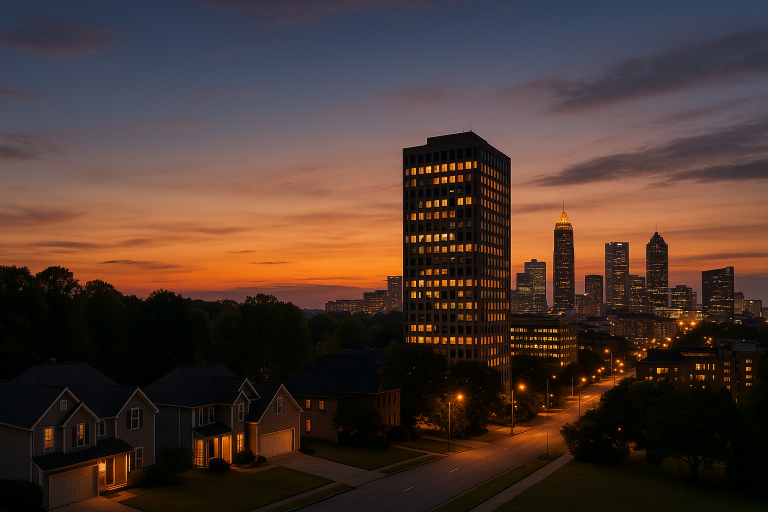
#> input picture public/data/generation/webgen/img/output/hero.png, 1536 x 1024 px (shown at 1/2 size); its folder holds only this picture in this run
$ python sharpen_logo.py -i ../../../public/data/generation/webgen/img/output/hero.png
#> lines starting #> are read from the running program, lines starting #| are printed output that depends on the picture
#!/usr/bin/env python3

import os
import cv2
import numpy as np
from PIL import Image, ImageFilter, ImageEnhance
import logging
from pathlib import Path
import argparse

# Configure logging
logging.basicConfig(level=logging.INFO, format='%(asctime)s - %(levelname)s - %(message)s')
logger = logging.getLogger(__name__)

class LogoSharpener:
    """
    A class to sharpen silhouette design logos by enhancing edges and reducing noise.
    Specifically designed for logo images that need crisp, clean edges.
    """

    def __init__(self):
        self.supported_formats = ['.png', '.jpg', '.jpeg', '.bmp', '.tiff']

    # [23 lines left out: function find_logo_files, not called in this run]

    def preprocess_image(self, image_path):
        """Load and preprocess the image."""
        logger.info(f"Loading image: {image_path}")

        # Load with OpenCV for advanced processing
        cv_image = cv2.imread(str(image_path), cv2.IMREAD_UNCHANGED)
        if cv_image is None:
            raise ValueError(f"Could not load image: {image_path}")

        # Load with PIL for some operations
        pil_image = Image.open(image_path)

        logger.info(f"Image loaded - Size: {pil_image.size}, Mode: {pil_image.mode}")

        return cv_image, pil_image

    def apply_noise_reduction(self, cv_image):
        """Apply noise reduction while preserving edges."""
        logger.info("Applying noise reduction...")

        # Convert to grayscale if needed for processing
        if len(cv_image.shape) == 3:
            gray = cv2.cvtColor(cv_image, cv2.COLOR_BGR2GRAY)
        else:
            gray = cv_image.copy()

        # Apply bilateral filter to reduce noise while preserving edges
        denoised = cv2.bilateralFilter(gray, 9, 75, 75)

        # If original was color, convert back
        if len(cv_image.shape) == 3:
            denoised = cv2.cvtColor(denoised, cv2.COLOR_GRAY2BGR)

        return denoised

    def enhance_edges_opencv(self, cv_image):
        """Enhance edges using OpenCV techniques."""
        logger.info("Enhancing edges with OpenCV...")

        # Convert to grayscale for edge detection
        if len(cv_image.shape) == 3:
            gray = cv2.cvtColor(cv_image, cv2.COLOR_BGR2GRAY)
        else:
            gray = cv_image.copy()

        # Apply Gaussian blur to reduce noise before edge detection
        blurred = cv2.GaussianBlur(gray, (3, 3), 0)

        # Create sharpening kernel
        sharpening_kernel = np.array([
            [-1, -1, -1],
            [-1,  9, -1],
            [-1, -1, -1]
        ])

        # Apply sharpening filter
        sharpened = cv2.filter2D(blurred, -1, sharpening_kernel)

        # Enhance contrast for better edge definition
        enhanced = cv2.convertScaleAbs(sharpened, alpha=1.2, beta=10)

        # If original was color, convert back
        if len(cv_image.shape) == 3:
            enhanced = cv2.cvtColor(enhanced, cv2.COLOR_GRAY2BGR)

        return enhanced

    def enhance_edges_pil(self, pil_image):
        """Enhance edges using PIL techniques."""
        logger.info("Enhancing edges with PIL...")

        # Apply unsharp mask for edge enhancement
        sharpened = pil_image.filter(ImageFilter.UnsharpMask(radius=1, percent=150, threshold=3))

        # Apply edge enhancement filter
        edge_enhanced = sharpened.filter(ImageFilter.EDGE_ENHANCE_MORE)

        # Increase contrast
        enhancer = ImageEnhance.Contrast(edge_enhanced)
        contrast_enhanced = enhancer.enhance(1.2)

        # Increase sharpness
        sharpness_enhancer = ImageEnhance.Sharpness(contrast_enhanced)
        final_enhanced = sharpness_enhancer.enhance(1.5)

        return final_enhanced

    def apply_morphological_operations(self, cv_image):
        """Apply morphological operations to clean up the silhouette."""
        logger.info("Applying morphological operations...")

        # Convert to grayscale
        if len(cv_image.shape) == 3:
            gray = cv2.cvtColor(cv_image, cv2.COLOR_BGR2GRAY)
        else:
            gray = cv_image.copy()

        # Create morphological kernel
        kernel = np.ones((2, 2), np.uint8)

        # Apply closing to fill small gaps
        closed = cv2.morphologyEx(gray, cv2.MORPH_CLOSE, kernel)

        # Apply opening to remove small noise
        cleaned = cv2.morphologyEx(closed, cv2.MORPH_OPEN, kernel)

        # If original was color, convert back
        if len(cv_image.shape) == 3:
            cleaned = cv2.cvtColor(cleaned, cv2.COLOR_GRAY2BGR)

        return cleaned

    def sharpen_logo_comprehensive(self, image_path, output_path=None):
        """Apply comprehensive sharpening to a logo image."""
        logger.info(f"Starting comprehensive logo sharpening for: {image_path}")

        # Load images
        cv_image, pil_image = self.preprocess_image(image_path)
#> in preprocess_image, cv_image is the input picture: shape (1024, 1536, 3); mean B, G, R 47.3, 55.1, 75.4

        # Method 1: OpenCV-based enhancement
        logger.info("Applying OpenCV-based enhancement...")
        denoised = self.apply_noise_reduction(cv_image)
#> in apply_noise_reduction, `gray = cv2.cvtColor(cv_image, cv2.COLOR_BGR2GRAY)`:
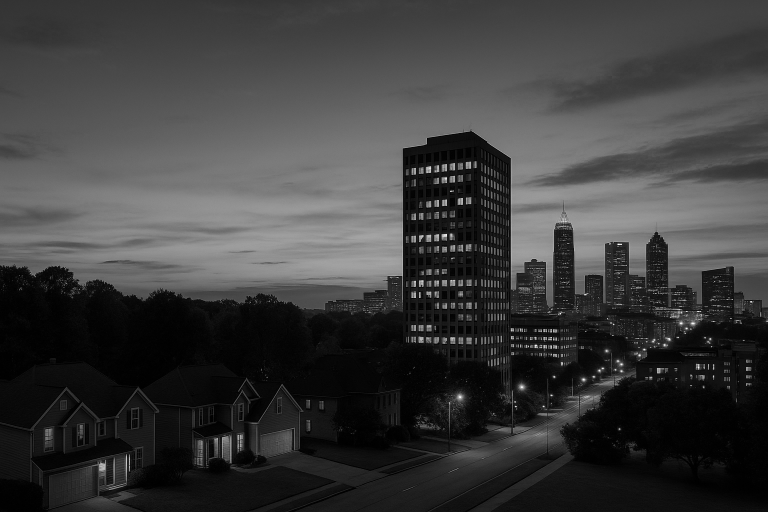
#> gray: shape (1024, 1536) (shown at 1/2 size); min 0, max 255, mean 60.3
        edges_enhanced_cv = self.enhance_edges_opencv(denoised)
#> in enhance_edges_opencv, `enhanced = cv2.convertScaleAbs(sharpened, alpha=1.2, beta=10)`:
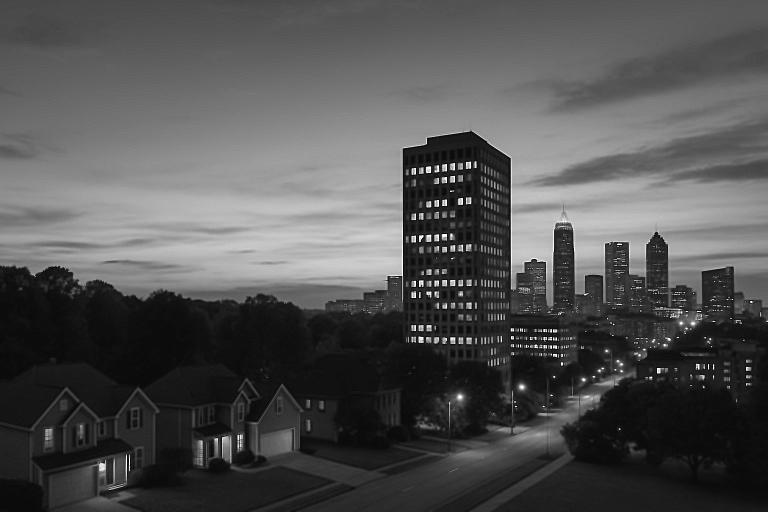
#> enhanced: shape (1024, 1536) (shown at 1/2 size); min 10, max 255, mean 82.2
        morphed = self.apply_morphological_operations(edges_enhanced_cv)
#> in apply_morphological_operations, `cleaned = cv2.morphologyEx(closed, cv2.MORPH_OPEN, kernel)`:
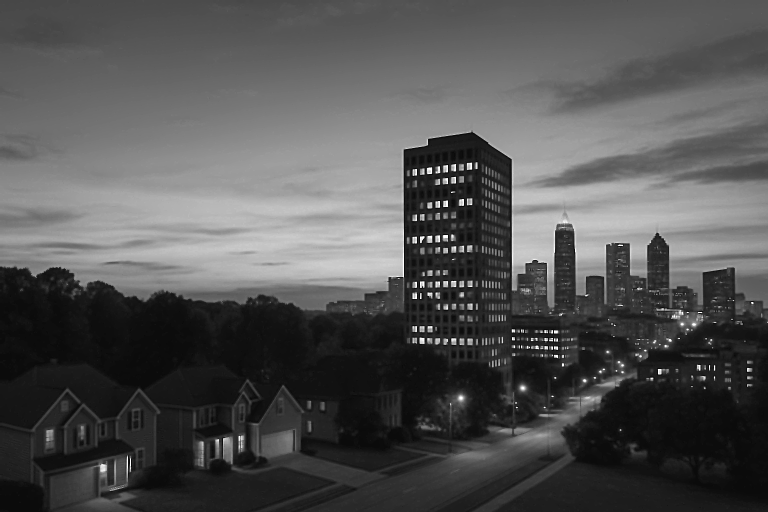
#> cleaned: shape (1024, 1536) (shown at 1/2 size); min 10, max 255, mean 82.9

        # Convert back to PIL for final processing
        if len(morphed.shape) == 3:
            cv_enhanced_pil = Image.fromarray(cv2.cvtColor(morphed, cv2.COLOR_BGR2RGB))
        else:
            cv_enhanced_pil = Image.fromarray(morphed)

        # Method 2: PIL-based enhancement
        logger.info("Applying PIL-based enhancement...")
        pil_enhanced = self.enhance_edges_pil(pil_image)
#> in enhance_edges_pil, `edge_enhanced = sharpened.filter(ImageFilter.EDGE_ENHANCE_MORE)`:
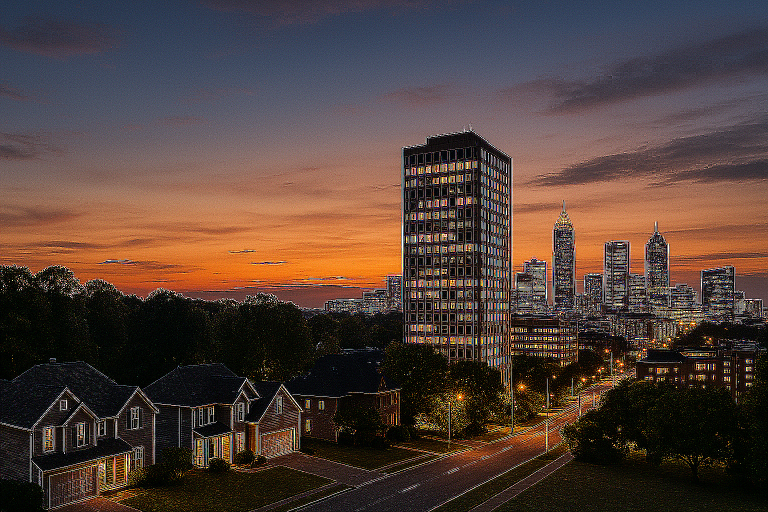
#> edge_enhanced: PIL image 1536x1024 RGB (shown at 1/2 size); mean R, G, B 81.6, 63.4, 56.4
#> in enhance_edges_pil, `contrast_enhanced = enhancer.enhance(1.2)`:
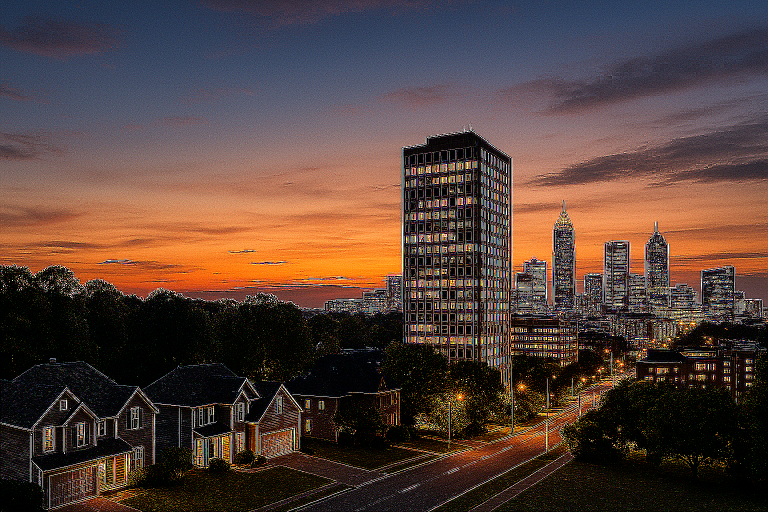
#> contrast_enhanced: PIL image 1536x1024 RGB (shown at 1/2 size); mean R, G, B 85, 64.2, 57

        # Combine both methods by blending
        logger.info("Blending enhancement methods...")

        # Ensure both images are the same size and mode
        if cv_enhanced_pil.size != pil_enhanced.size:
            cv_enhanced_pil = cv_enhanced_pil.resize(pil_enhanced.size, Image.Resampling.LANCZOS)

        if cv_enhanced_pil.mode != pil_enhanced.mode:
            cv_enhanced_pil = cv_enhanced_pil.convert(pil_enhanced.mode)

        # Blend the two enhanced versions (70% PIL, 30% OpenCV)
        final_image = Image.blend(pil_enhanced, cv_enhanced_pil, 0.3)

        # Final sharpening pass
        final_sharpened = final_image.filter(ImageFilter.UnsharpMask(radius=0.5, percent=100, threshold=2))

        # Determine output path
        if output_path is None:
            input_path = Path(image_path)
            output_path = input_path.parent / f"{input_path.stem}_sharpened{input_path.suffix}"

        # Save the result
        final_sharpened.save(output_path, quality=95, optimize=True)
        logger.info(f"Sharpened logo saved to: {output_path}")

        return output_path

    # [29 lines left out: function create_comparison_image, not called in this run]

def main():
    """Main function to run the logo sharpening script."""
    parser = argparse.ArgumentParser(description='Sharpen silhouette design logos')
    parser.add_argument('--input', '-i', type=str, help='Specific logo file to process')
    parser.add_argument('--output', '-o', type=str, help='Output file path')
    parser.add_argument('--all', '-a', action='store_true', help='Process all logo files found in the project')
    parser.add_argument('--comparison', '-c', action='store_true', help='Create before/after comparison images')

    args = parser.parse_args()

    sharpener = LogoSharpener()

    if args.input:
        # Process specific file
        input_path = Path(args.input)
        if not input_path.exists():
            logger.error(f"Input file not found: {input_path}")
            return

        try:
            output_path = sharpener.sharpen_logo_comprehensive(input_path, args.output)
#> in sharpen_logo_comprehensive, `final_image = Image.blend(pil_enhanced, cv_enhanced_pil, 0.3)`:
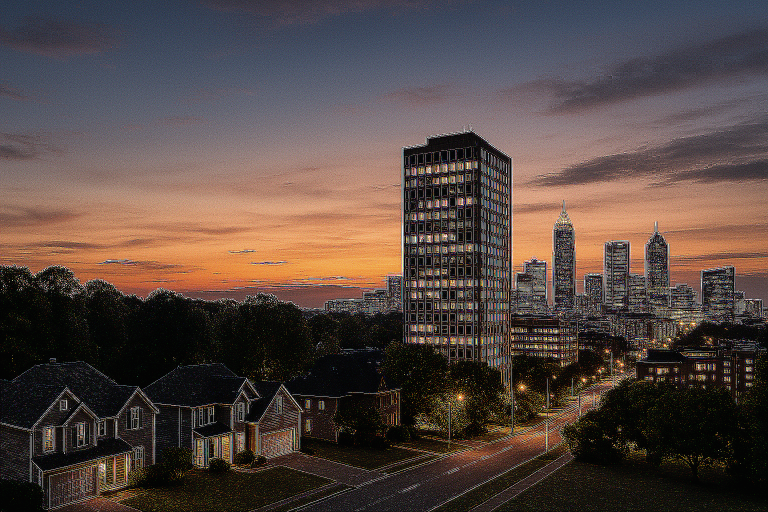
#> final_image: PIL image 1536x1024 RGB (shown at 1/2 size); mean R, G, B 84.5, 70.2, 65.1

            if args.comparison:
                sharpener.create_comparison_image(input_path, output_path)

            logger.info("Logo sharpening completed successfully!")

        except Exception as e:
            logger.error(f"Error processing logo: {e}")

    elif args.all:
        # Process all logo files
        logo_files = sharpener.find_logo_files()

        if not logo_files:
            logger.warning("No logo files found in the project")
            return

        for logo_file in logo_files:
            try:
                logger.info(f"Processing: {logo_file}")
                output_path = sharpener.sharpen_logo_comprehensive(logo_file)

                if args.comparison:
                    sharpener.create_comparison_image(logo_file, output_path)

            except Exception as e:
                logger.error(f"Error processing {logo_file}: {e}")
                continue

        logger.info(f"Processed {len(logo_files)} logo files")

    else:
        # Default: look for logo.png in common locations and process them
        script_dir = Path(__file__).parent
        common_logo_paths = [
            script_dir.parent / "raw_data" / "logo.png",
            script_dir.parent / "raw_data" / "step_1" / "logo.png",
            script_dir.parent.parent.parent / "public" / "assets" / "images" / "logo.png"
        ]

        processed = False
        for logo_path in common_logo_paths:
            if logo_path.exists():
                try:
                    logger.info(f"Found and processing: {logo_path}")
                    output_path = sharpener.sharpen_logo_comprehensive(logo_path)

                    if args.comparison:
                        sharpener.create_comparison_image(logo_path, output_path)

                    processed = True

                except Exception as e:
                    logger.error(f"Error processing {logo_path}: {e}")
                    continue

        if not processed:
            logger.warning("No logo files found. Use --input to specify a file or --all to find all logos")
            logger.info("Usage examples:")
            logger.info("  python sharpen_logo.py --input /path/to/logo.png")
            logger.info("  python sharpen_logo.py --all --comparison")

if __name__ == "__main__":
    main()

$ run again, on public/data/generation/webgen/img/output/hero_composite_transition.png
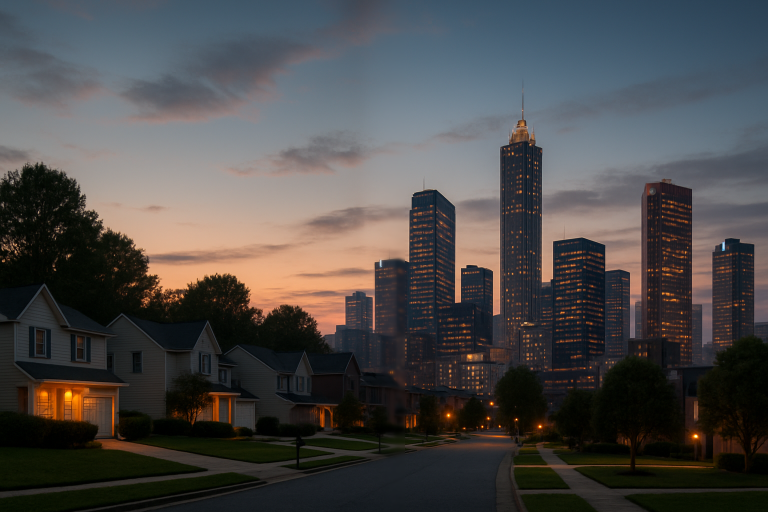
#> input picture public/data/generation/webgen/img/output/hero_composite_transition.png, 1536 x 1024 px (shown at 1/2 size)
#> in preprocess_image, cv_image is the input picture: shape (1024, 1536, 3); mean B, G, R 72.6, 73.1, 74.8
#> in apply_morphological_operations, `cleaned = cv2.morphologyEx(closed, cv2.MORPH_OPEN, kernel)`:
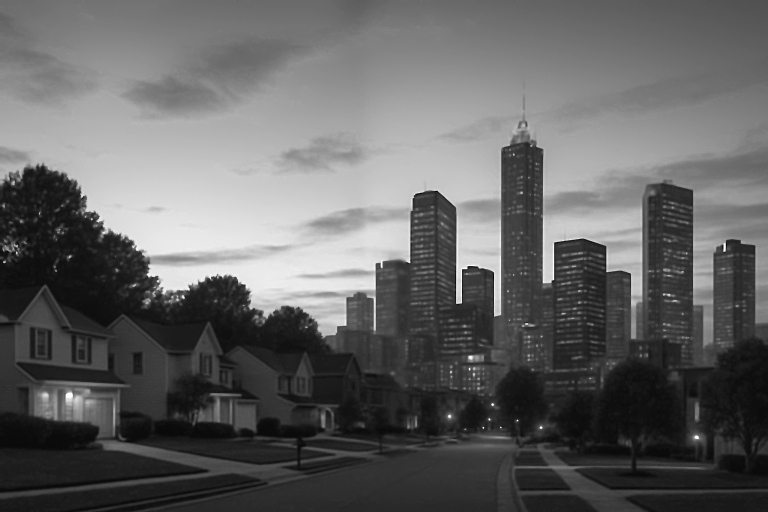
#> cleaned: shape (1024, 1536) (shown at 1/2 size); min 10, max 255, mean 99
#> in sharpen_logo_comprehensive, `final_image = Image.blend(pil_enhanced, cv_enhanced_pil, 0.3)`:
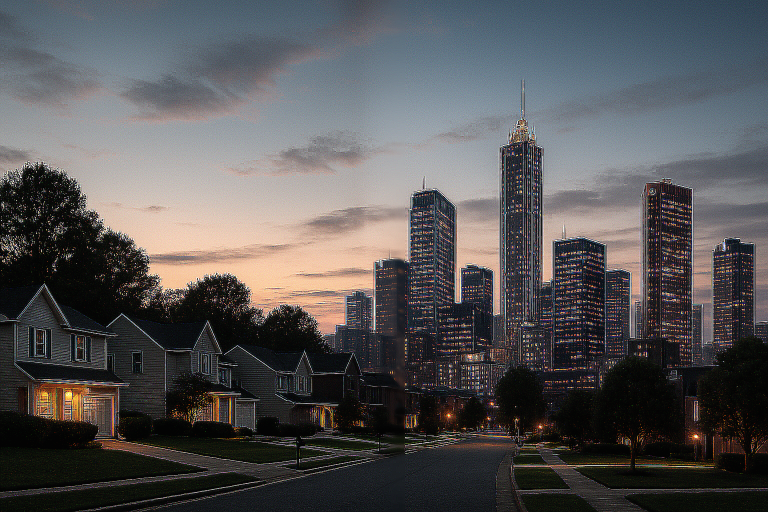
#> final_image: PIL image 1536x1024 RGB (shown at 1/2 size); mean R, G, B 85.3, 84.2, 85.4
